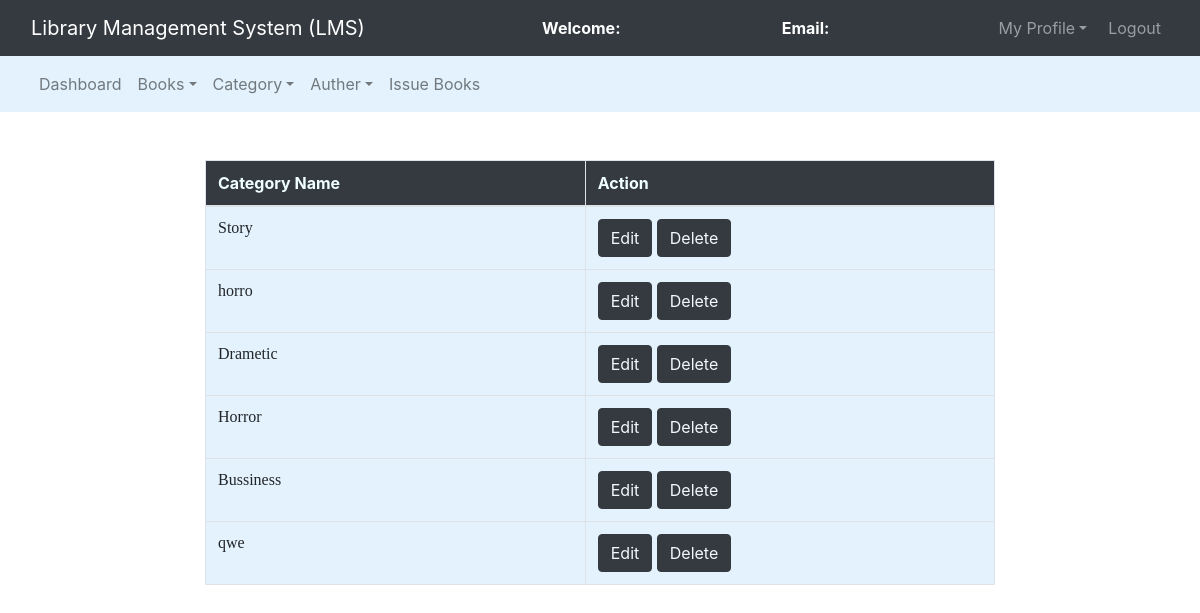
/admin/manage_cat.php, run on the app's committed database.
### tables this page shows
CREATE TABLE `category` (
  `cat_id` int(11) NOT NULL,
  `cat_name` varchar(100) NOT NULL
);

### admin/manage_cat.php (the view, shortened to what this page needs)
<html lang="en">
<head>
    <link rel="stylesheet" type="text/css" href="../bootstrap-4.4.1/css/bootstrap.min.css">
</head>
<body>
    <nav class="navbar navbar-expand-lg navbar-dark bg-dark">
        <div class="container-fluid">
            <div class="navbar-header">
                <a class="navbar-brand" href="admin_dashboard.php">Library Management System (LMS)</a>
            </div>
            <font style="color:white"><span><strong>Welcome: <?php
                                                                ?></strong></span></font>
            <font style="color:white"><span><strong>Email: <?php
                                                            ?></strong></span></font>
            <ul class="nav navbar-nav navbar-right">
                <li class="nav-item dropdown">
                    <a class="nav-link dropdown-toggle" data-toggle="dropdown" style=" margin-right:5px" ;>My Profile</a>
                </li>
                <li class="nav-item"><a class="nav-link" href="aindex.php">Logout</a></li>
            </ul>
        </div>
    </nav>
    <nav class="navbar navbar-expand-lg navbar-light" style="background-color:#e3f2fd">
        <div class="container-fluid">
            <ul class="nav navbar-nav navbar-center">
                <li class="nav-item">
                    <a href="admin_dashboard.php" class="nav-link">Dashboard</a>
                </li>
                <li class="nav item-dropdown">
                    <a href="" class="nav-link dropdown-toggle" data-toggle="dropdown">Books</a>
                </li>
                <li class="nav item-dropdown">
                    <a href="" class="nav-link dropdown-toggle" data-toggle="dropdown">Category</a>
                </li>
                <li class="nav item-dropdown">
                    <a href="" class="nav-link dropdown-toggle" data-toggle="dropdown">Auther</a>
                </li>
                <li class="nav-item">
                    <a href="issued_book.php" class="nav-link">Issue Books</a>
                </li>
            </ul>
        </div>
    </nav><br><br>
    <div class="row">
			<div class="col-md-2"></div>
			<div class="col-md-8">
				<table class="table table-bordered table-hover">
					<thead>
						<tr>
                        <th style="background-color:#343A40; color:azure">Category Name</th>
                        <th style="background-color:#343A40; color:azure">Action</th>
                    </tr>
                </thead>
                <?php
                    $connection = mysqli_connect("localhost","root","");
					$query = "select * from category";
					$query_run = mysqli_query($connection,$query);
					while ($row = mysqli_fetch_assoc($query_run)) {
                        ?>
                        <tr style="background-color:#e3f2fd";>
                            <td style="font-family:verdana"><?php echo $row['cat_name']?></td>
                            <td style="text-align:left;";><button class="btn btn-dark"><a href="edit_cat.php?cid=<?php echo $row['cat_id'];?>" style="color:aliceblue;">Edit</a></button>
                            <button class="btn btn-dark" herf="delete.php"><a href="delete_cat.php?cid=<?php echo $row['cat_id'];?>" style="color:aliceblue;">Delete</a></button></td>
                        </tr>
                        <?php
						}
					?>
				</table>
			</div>
			<div class="col-md-2"></div>
		</div>
</body>
</html>

### data on the page
category: cat_name "Story"
category: cat_name "horro"
category: cat_name "Drametic"
category: cat_name "Horror"
category: cat_name "Bussiness"
category: cat_name "qwe"
